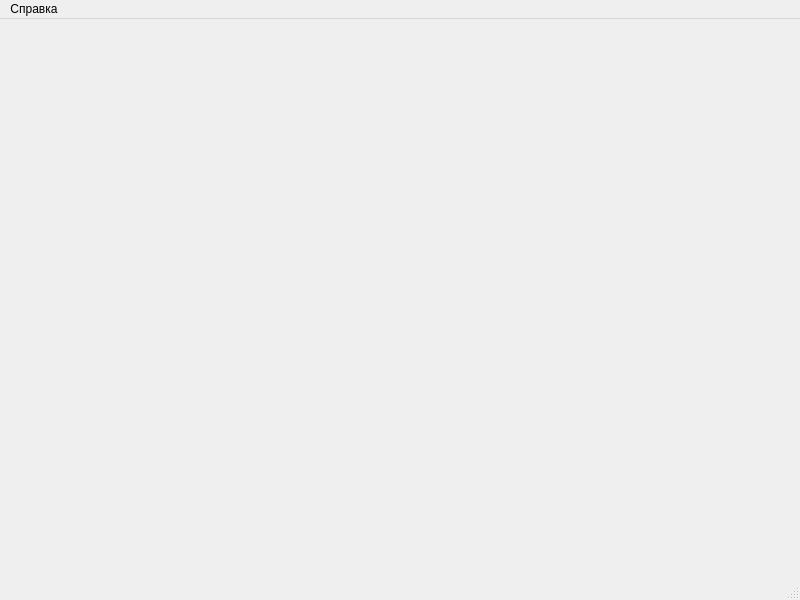
<?xml version="1.0" encoding="UTF-8"?>
<ui version="4.0">
 <class>MainWindow</class>
 <widget class="QMainWindow" name="MainWindow">
  <property name="geometry">
   <rect>
    <x>0</x>
    <y>0</y>
    <width>800</width>
    <height>600</height>
   </rect>
  </property>
  <property name="windowTitle">
   <string>MainWindow</string>
  </property>
  <widget class="QWidget" name="centralwidget"/>
  <widget class="QMenuBar" name="menubar">
   <property name="geometry">
    <rect>
     <x>0</x>
     <y>0</y>
     <width>800</width>
     <height>20</height>
    </rect>
   </property>
   <widget class="QMenu" name="menu">
    <property name="title">
     <string>Справка</string>
    </property>
    <addaction name="action"/>
   </widget>
   <addaction name="menu"/>
  </widget>
  <widget class="QStatusBar" name="statusbar"/>
  <action name="action">
   <property name="text">
    <string>Инструкция</string>
   </property>
   <property name="shortcut">
    <string>F1</string>
   </property>
  </action>
 </widget>
 <resources/>
 <connections/>
</ui>
